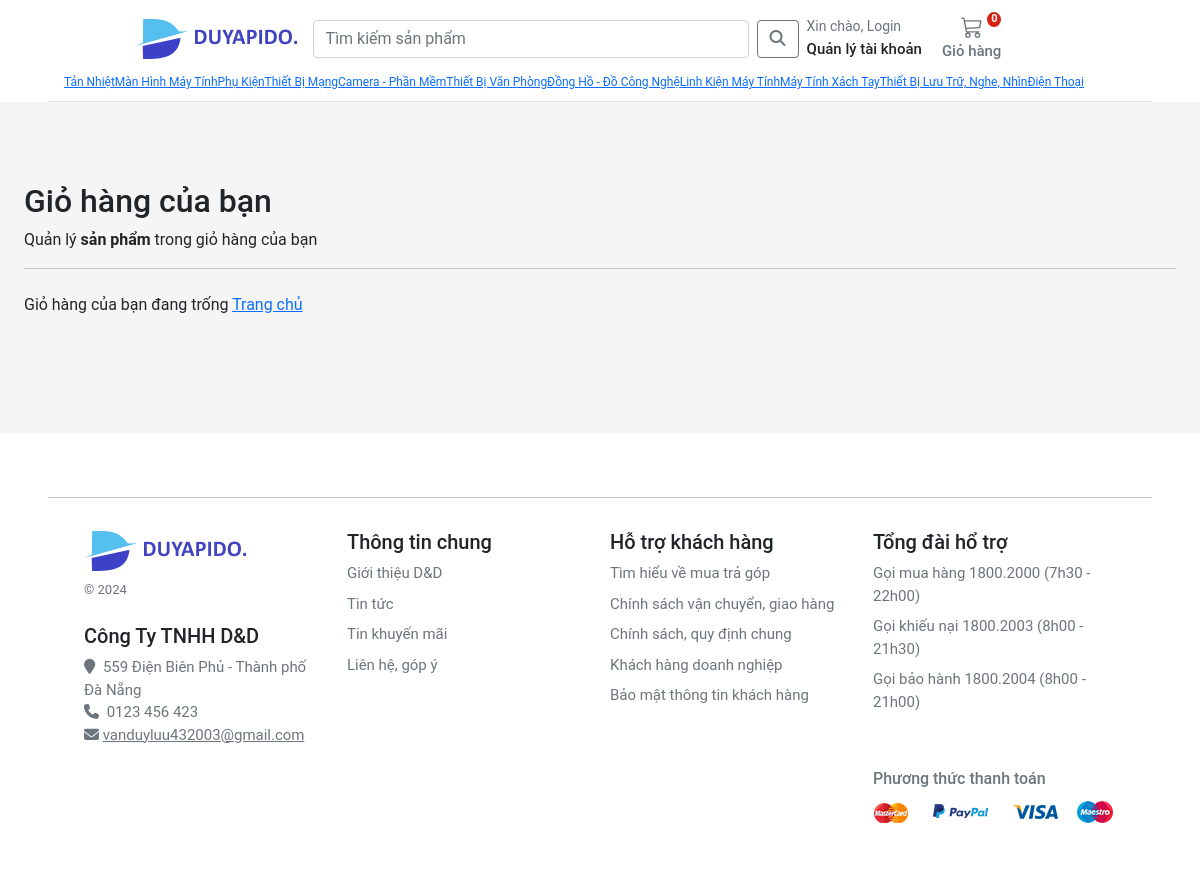
The page /basket/ on the database its author committed.
### store/models.py (models this page shows, shortened)
class Category(MPTTModel):
    name = models.CharField(
        verbose_name=_("Tên danh mục:"),
        help_text=_("Bắt buộc và duy nhất"),
        max_length=255,
        unique=True,
    )
    slug = models.SlugField(verbose_name=_("Slug"), max_length=255, unique=True)
    parent = TreeForeignKey("self", verbose_name=_("Danh mục cha"), on_delete=models.CASCADE, null=True, blank=True, related_name="children")
    is_active = models.BooleanField(verbose_name=_("Trạng thái hoạt động"), default=True)
    class MPTTMeta:
        order_insertion_by = ["name"]
    class Meta:
        verbose_name = _("Category")
        verbose_name_plural = _("Categories")
    def get_absolute_url(self):
        return reverse("store:category_list", args=[self.slug])

### basket/views.py (the view)
# urls.py: path('', views.basket_summary, name='basket_summary'),
def basket_summary(request):
    basket = Basket(request)
    return render(request, 'basket/basket.html', {'basket': basket})

### basket/basket.py (called while the page is built)
    def __len__(self):
        return sum(item["qty"] for item in self.basket.values())

### basket/context_processors.py (called while the page is built)
def basket(request):
    return {'basket': Basket(request)}

### store/context_processors.py (called while the page is built)
def categories(request):
    return {"categories": Category.objects.filter(level=0)}

### templates/basket/basket.html (shortened to what this page needs)
{% extends "base.html" %}
{% load static %}
{% load common_tags %}
{% block content %}
<div class="container" style="margin-top: 80px;">
    <div class="col-12">
        <h1 class="h2">Giỏ hàng của bạn</h1>
    </div>
    <div class="col-12">
        <p>Quản lý <b>sản phẩm</b> trong giỏ hàng của bạn</p>
    </div>
    <hr/>
</div>
<div class="container mt-4">
    <div class="row g-3">
        {% if basket|length == 0 %}
        <div class="col-12">Giỏ hàng của bạn đang trống <a href="{% url 'store:store_home' %}">Trang chủ</a></div>
        {% endif %}
    </div>
</div>
{% endblock %}

### templates/base.html (shortened to what this page needs)
<!DOCTYPE html>
{% load static %}
<html xmlns:store="http://www.w3.org/1999/xhtml" xmlns:account="http://www.w3.org/1999/xhtml"
    xmlns:basket="http://www.w3.org/1999/xhtml">
<head>
    <link rel="stylesheet" href="https://cdnjs.cloudflare.com/ajax/libs/OwlCarousel2/2.3.4/assets/owl.carousel.min.css">
    <link rel="stylesheet"
        href="https://cdnjs.cloudflare.com/ajax/libs/OwlCarousel2/2.3.4/assets/owl.theme.default.min.css">
    <link rel="stylesheet" href="https://cdnjs.cloudflare.com/ajax/libs/fancybox/3.5.7/jquery.fancybox.min.css" />
    <link href="https://cdn.jsdelivr.net/npm/bootstrap@5.0.0-beta1/dist/css/bootstrap.min.css" rel="stylesheet"
>
    <link rel="stylesheet" href="https://cdnjs.cloudflare.com/ajax/libs/font-awesome/4.7.0/css/font-awesome.min.css">
    <link rel="stylesheet" href="https://cdnjs.cloudflare.com/ajax/libs/font-awesome/6.4.0/css/all.min.css">
    <link rel="stylesheet" href="{% static 'css/base.css' %}">
    <link rel="stylesheet" href="{% block stylesheet %}{% endblock %}">
    <link rel="stylesheet" href="https://cdnjs.cloudflare.com/ajax/libs/OwlCarousel2/2.3.4/assets/owl.carousel.min.css">
    <link rel="stylesheet"
        href="https://cdnjs.cloudflare.com/ajax/libs/OwlCarousel2/2.3.4/assets/owl.theme.default.min.css">
</head>
<body>
    <header class=" bg-white  px-5">
        <nav class="navbar navbar-expand-md navbar-light  border-bottom px-3">
            <div class="d-block">
                <div class="container-fluid px-md-4">
                    <div class="d-flex w-100 navbar-collapse " style="justify-content: center;">
                        <a class="navbar-brand d-flex-inline" href="/">
                            <img src="/media/images/brand.png" class="navbar-brand-img" alt="...">
                        </a>
                        <form class="d-flex col-6" action="{% url 'store:search' %}">
                            <input class="form-control me-2" type="search" placeholder="Tìm kiếm sản phẩm"
                                aria-label="Search" name="q">
                            <button class="btn btn-outline-secondary" type="submit"><i
                                    class="fa-solid fa-magnifying-glass"></i>
                            </button>
                        </form>
                        <div>
                            <div class="collapse navbar-collapse" id="navbarSupportedContent2">
                                <ul class="navbar-nav me-auto mb-2 mb-lg-0">
                                    <li class="nav-item dropdown">
                                        <a class="nav-link dropdown-toggle text-reset" href="#" id="navbarDropdown"
                                            role="button" data-bs-toggle="dropdown" aria-expanded="false">
                                            <div class="small text-muted">Xin chào,
                                                {% if user.is_authenticated %}
                                                {{ request.user.name }}
                                                {% else %}
                                                Login
                                                {% endif %}
                                            </div>
                                            <span class="fs15 fw500">Quản lý tài khoản</span>
                                        </a>
                                    </li>
                                </ul>
                            </div>
                        </div>
                        <a type="button" role="button" href="{% url 'basket:basket_summary' %}"
                            class="btn btn-outline-secondary border-0 basket-btn">
                            {% with quantity_basket=basket|length %}
                            <div id="basket-qty" class="basket-qty">
                                {% if quantity_basket > 0 %}
                                {{ quantity_basket }}
                                {% else %}
                                0
                                {% endif %}
                            </div>
                            {% endwith %}
                            <div>
                            </div>
                            <span class="fs15 fw500 text-nowrap">Giỏ hàng</span>
                        </a>
                    </div>
                </div>
                <div class="d-flex text-center">
                    {% for c in categories %}
                    <div class="">
                        <a class="" href="{{c.get_absolute_url }}" style="font-size: 1vw;">
                            {{ c.name|title }}
                        </a>
                    </div>
                    {% endfor %}
                </div>
            </div>
        </nav>
    </header>
    <main class="pb-3">
        {% block content %} {% endblock %}
    </main>
    <footer class="container-fluid bg-white py-5 footer px-5" style="margin-top: 100px">
        <hr>
        <div class="row pt-3 mx-4 fs15">
            <div class="col-12 col-md mb-3">
                <img src="/media/images/brand.png" class="navbar-brand-img" alt="...">
                <small class="d-block mb-4 text-muted mt-2">&copy; 2024</small>
                <h5>Công Ty TNHH D&D</h5>
                <i class="fa fa-map-marker text-grey" aria-hidden="true"> </i>
                <span class="text-grey bf-space">559 Điện Biên Phủ - Thành phố Đà Nẵng</span>
                <br />
                <i class="fa fa-phone text-grey " aria-hidden="true"> </i>
                <span class="text-grey bf-space">0123 456 423</span>
                <i class="fa fa-envelope text-grey " aria-hidden="true"></i>
                <a class="text-grey" href="mailto:vanduyluu432003@gmail.com">vanduyluu432003@gmail.com</a>
            </div>
            <div class="col-12 col-md fs15">
                <h5>Thông tin chung</h5>
                <ul class="list-unstyled">
                    <li><a class="link-secondary text-decoration-none" href="#">Giới thiệu D&D</a></li>
                    <li><a class="link-secondary text-decoration-none" href="#">Tin tức</a></li>
                    <li><a class="link-secondary text-decoration-none" href="#">Tin khuyến mãi</a></li>
                    <li><a class="link-secondary text-decoration-none" href="#">Liên hệ, góp ý</a></li>
                </ul>
            </div>
            <div class="col-12 col-md fs15">
                <h5>Hỗ trợ khách hàng</h5>
                <ul class="list-unstyled">
                    <li><a class="link-secondary text-decoration-none" href="#">Tìm hiểu về mua trả góp</a></li>
                    <li><a class="link-secondary text-decoration-none" href="#">Chính sách vận chuyển, giao hàng</a>
                    </li>
                    <li><a class="link-secondary text-decoration-none" href="#">Chính sách, quy định chung</a></li>
                    <li><a class="link-secondary text-decoration-none" href="#">Khách hàng doanh nghiệp</a></li>
                    <li><a class="link-secondary text-decoration-none" href="#">Bảo mật thông tin khách hàng</a></li>
                </ul>
            </div>
            <div class="col-12 col-md fs15">
                <h5>Tổng đài hổ trợ</h5>
                <ul class="list-unstyled">
                    <li><a class="link-secondary text-decoration-none" href="#">Gọi mua hàng 1800.2000 (7h30 -
                            22h00)</a>
                    </li>
                    <li><a class="link-secondary text-decoration-none" href="#">Gọi khiếu nại 1800.2003 (8h00 -
                            21h30)</a>
                    </li>
                    <li><a class="link-secondary text-decoration-none" href="#">Gọi bảo hành 1800.2004 (8h00 -
                            21h00)</a>
                    </li>
                </ul>
                <h3 class="company-info text-grey mt-5">Phương thức thanh toán</h3>
                <a class="icons icon-payment current" href=""></a>
            </div>
        </div>
    </footer>
</body>
</html>

### static/css/base.css (style rules this page uses)
@media (min-width: 1000px) { .container { max-width: 1250px; padding: 0 50px; } }
@media (max-width: 1200px) { .container { max-width: 100%; padding:0 24px; } }
.dropdown-toggle::after { display: none; }
body { background: #f5f5f5 !important; }
html, body, p, div { letter-spacing: -0.02px; font-family: 'Roboto', sans-serif; }
.fs15 { font-size: 0.9375rem; }
.fw500 { font-weight: 500; }
.basket-qty { color: #fff; background: #d42114; border: 2px solid #fff; border-radius: 50%; text-align: center; font-size: 11px; height: 15px; width: 14px; position: absolute; box-sizing: content-box; font-weight: 600; display: flex; justify-content: center; align-items: center; top: 1px; right: 10px; }
.basket-btn { position: relative; }
.company-info { font-size: 16px; margin-top: 20px; }
.icons.icon-payment { width: 243px; height: 32px; background-position: -31px -58px; }
.icons { display: inline-block; background-image: url(../../media/images/sprite.png); background-repeat: no-repeat; vertical-align: middle; }
.bf-space { margin-left: 4px; }
.text-grey { color: #6c757d !important; }
.footer > div > div > ul > li { padding-bottom:8px; }

### rows shown on the page
Category: name "Tản Nhiệt"
Category: name "Màn Hình Máy Tính"
Category: name "Phụ Kiện"
Category: name "Thiết Bị Mạng"
Category: name "Camera - Phần Mềm"
Category: name "Thiết Bị Văn Phòng"
Category: name "Đồng Hồ - Đồ Công Nghệ"
Category: name "Linh Kiện Máy Tính"
Category: name "Máy Tính Xách Tay"
Category: name "Thiết Bị Lưu Trữ, Nghe, Nhìn"
Category: name "Điện Thoại"
